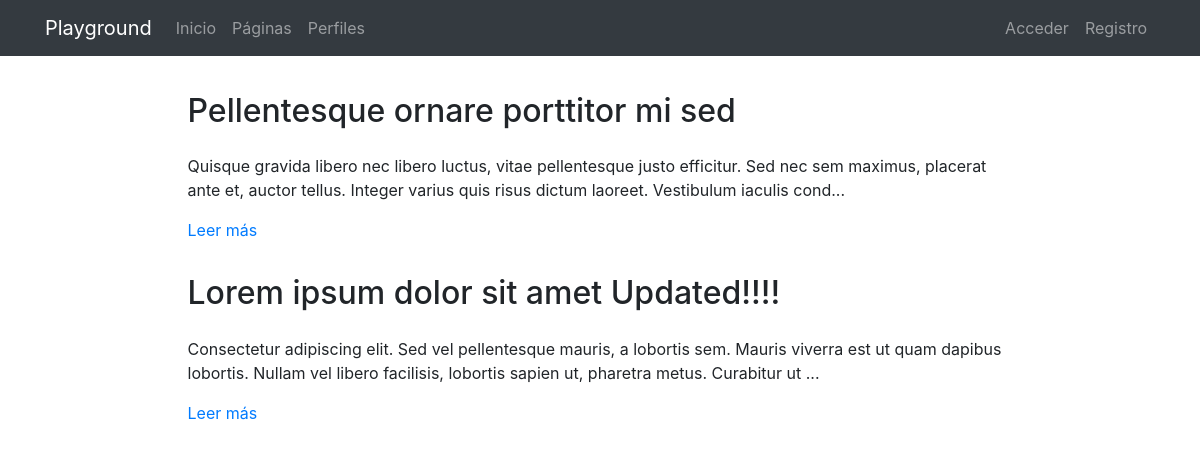
The page /pages/ on the database its author committed.
### pages/models.py (models this page shows, shortened)
class Page(models.Model):
    title = models.CharField(verbose_name="Título", max_length=200)
    content = RichTextField(verbose_name="Contenido")
    order = models.SmallIntegerField(verbose_name="Orden", default=0)
    created = models.DateTimeField(auto_now_add=True, verbose_name="Fecha de creación")
    updated = models.DateTimeField(auto_now=True, verbose_name="Fecha de edición")
    class Meta:
        verbose_name = "página"
        verbose_name_plural = "páginas"
        ordering = ['order', 'title']

### pages/views.py (the view)
# urls.py: path('', PageListView.as_view(), name='pages'),
class PageListView(ListView):
    model = Page

### pages/templates/pages/page_list.html (shortened to what this page needs)
{% extends 'core/base.html' %}
{% load static %}
{% block content %}
{% include 'pages/includes/pages_menu.html' %}
<main role="main">
  <div class="container mb-4">
    {% for page in page_list|dictsort:"id" reversed %}
      <div class="row mt-3">
        <div class="col-md-9 mx-auto">
          <h2 class="mb-4">{{page.title}}</h2>
          <div>
            <p>{{page.content|striptags|safe|truncatechars:"200"}}</p>
            <p><a href="{% url 'pages:page' page.id page.title|slugify %}">Leer más</a>
            </p>
          </div>
        </div>
      </div>
    {% endfor %}
  </div>
</main>
{% endblock %}

### core/static/core/css/main.css (style rules this page uses)
main { padding-top: 20px; }
:root { --jumbotron-padding-y: 3rem; }

### rows shown on the page
Page: title "Pellentesque ornare porttitor mi sed", content "Quisque gravida libero nec libero luctus, vitae pellentesque justo efficitur. Sed nec sem maximus, placerat ante et, auctor tellus. Integer varius quis risus dictum laoreet. Vestibulum iaculis cond..."
Page: title "Lorem ipsum dolor sit amet Updated!!!!", content "Consectetur adipiscing elit. Sed vel pellentesque mauris, a lobortis sem. Mauris viverra est ut quam dapibus lobortis. Nullam vel libero facilisis, lobortis sapien ut, pharetra metus. Curabitur ut ..."
